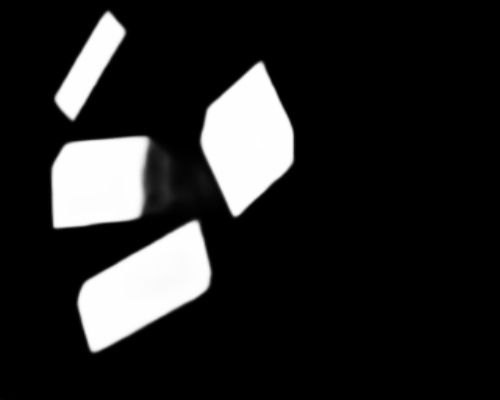
#> input picture Segmentation/test.jpg, 500 x 400 px
$ python segmentation.py
#> lines starting #> are read from the running program, lines starting #| are printed output that depends on the picture; after the words box and inside, x2 and y2 are one past the last pixel; in counts of white or black regions, pixels touching at a corner belong together
import cv2
import numpy as np

def segfunc(filename):
    # Load the image in grayscale
#> called with filename = 'test.jpg'
    input_image = cv2.imread(filename, cv2.IMREAD_GRAYSCALE)
#> input_image is the input picture: shape (400, 500); min 0, max 255, mean 37.5
    original_image = cv2.imread(filename)


    # Threshold your image to make sure that is binary
    # thresh_type = cv2.THRESH_BINARY + cv2.THRESH_OTSU
    # _, binary_image = cv2.threshold(input_image, 0, 255, thresh_type)
    thresh=100

    input_image[input_image>=thresh] = 255
    input_image[input_image<thresh] = 0
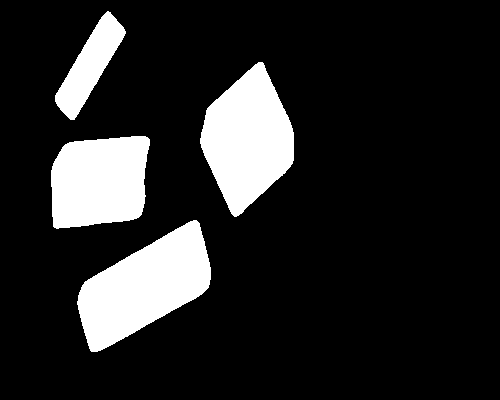
#> input_image: shape (400, 500); 14.9% white; 4 white regions, box (x1, y1, x2, y2) and area: (77, 220, 211, 352) 9727, (200, 62, 294, 217) 9207, (51, 136, 150, 229) 7768, (55, 11, 126, 120) 3105
    binary_image=input_image


    # Perform connected component labeling
    n_labels, labels, stats, centroids = cv2.connectedComponentsWithStats(binary_image,
                                                                          connectivity=4)
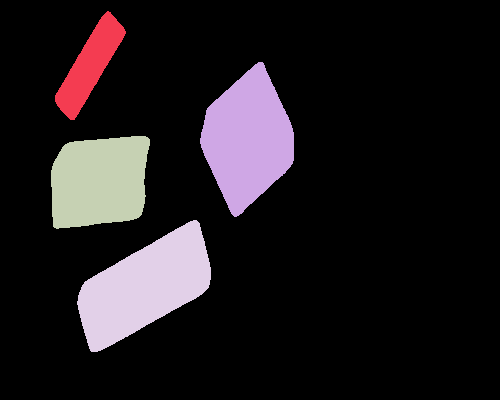
#> labels: shape (400, 500) int32; 5 distinct labels, from 0 to 4; one colour per label, 0 black
#> n_labels = 5; stats = [[0, 0, 500, 400, 170193], [55, 11, 71, 109, 3105], [200, 62, 94, 155, 9207], [51, 136, 99, 93, 7768], [77, 220, 134, 132, 9727]]; centroids = [[265.4, 201.1], [89.39, 65.14], [247.3, 138.8], [98.85, 181.2], [144.2, 286.4]]
    # Create false color image
    colors = np.random.randint(0, 255, size=(n_labels , 3), dtype=np.uint8)
#> colors = [[172, 10, 127], [140, 47, 170], [196, 151, 117], [166, 22, 183], [192, 204, 33]]
    colors[0] = [0, 0, 0]  # for cosmetic reason we want the background black
    false_colors = colors[labels]
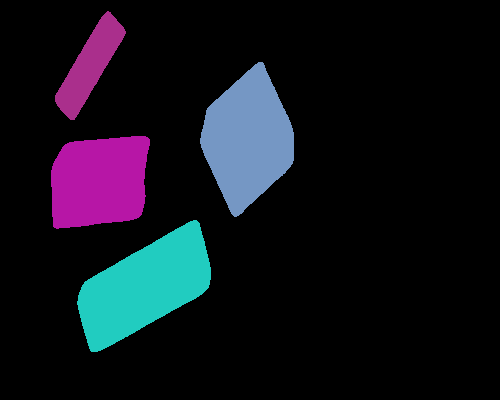
#> false_colors: shape (400, 500, 3); mean of channels 0, 1, 2 27, 18.5, 16.7; drawn as B, G, R

    # Perform close operation on binary_image
    binary_image = cv2.morphologyEx(binary_image, cv2.MORPH_CLOSE, np.ones((10, 10), np.uint8))
#> binary_image: shape (400, 500); 14.9% white; 4 white regions, box (x1, y1, x2, y2) and area: (78, 221, 212, 353) 9727, (201, 63, 295, 218) 9207, (52, 137, 151, 230) 7774, (56, 12, 127, 121) 3105
    binary_image = cv2.morphologyEx(binary_image, cv2.MORPH_RECT, np.ones((3, 3), np.uint8))
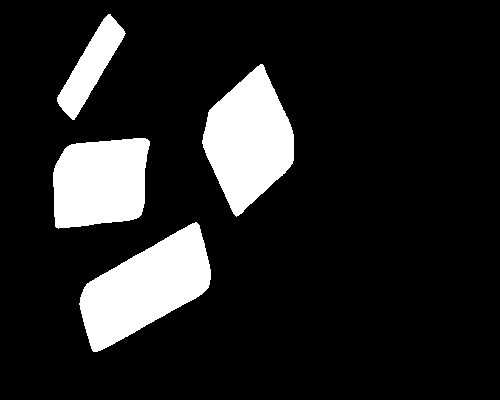
#> binary_image: shape (400, 500); 14% white; 4 white regions, box (x1, y1, x2, y2) and area: (79, 222, 211, 352) 9199, (202, 64, 294, 217) 8713, (53, 138, 150, 229) 7392, (57, 14, 126, 120) 2749
    #cv2.imshow('binary', binary_image)
    #cv2.imwrite('binary.png', binary_image)
    #cv2.imshow('false_colors', false_colors)

    MIN_AREA = 50
    false_colors_draw = false_colors.copy()

    segmented = []

    # Loop over the centroids and labels
    for i, centroid in enumerate(centroids[1:], start=1):
        area = stats[i, 4]
        if area > MIN_AREA:
            new_image = original_image.copy()
            mask = ((labels==i)*255).astype(np.uint8)
            new_image = cv2.bitwise_and(new_image,new_image, mask= mask)
            #cv2.imshow("filtered " +str(i) ,new_image)
            segmented.append(new_image)

            #print(new_image[new_image[:,:,0]!=0][:,0])
            avg_red = np.average(new_image[new_image[:,:,1]!=0][:,1])
            #print("average green: "+str(avg_red))
            cv2.drawMarker(false_colors_draw, (int(centroid[0]), int(centroid[1])),
                           color=(255, 255, 255), markerType=cv2.MARKER_CROSS)
#> this loop made 4 passes
#> (centroid, area, avg_red) on passes 1 to 4: ([89.39, 65.14], 3105, 239), ([247.3, 138.8], 9207, 247), ([98.85, 181.2], 7768, 244.1), ([144.2, 286.4], 9727, 245.5)
#> pass 1, in segfunc, `mask = ((labels==i)*255).astype(np.uint8)`:
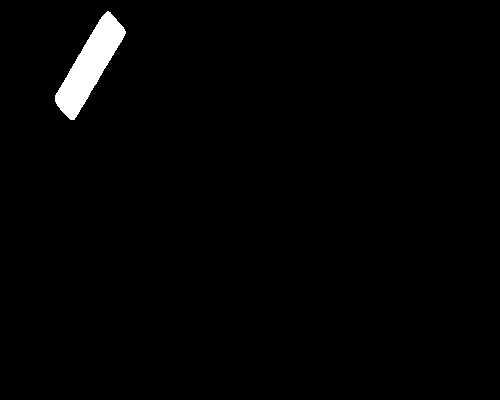
#> mask: shape (400, 500); 1.6% white; 1 white region, box (x1, y1, x2, y2) and area: (55, 11, 126, 120) 3105
#> pass 2, in segfunc, `mask = ((labels==i)*255).astype(np.uint8)`:
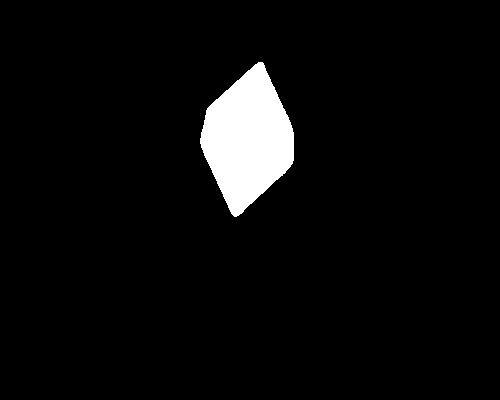
#> mask: shape (400, 500); 4.6% white; 1 white region, box (x1, y1, x2, y2) and area: (200, 62, 294, 217) 9207
#> after the loop:
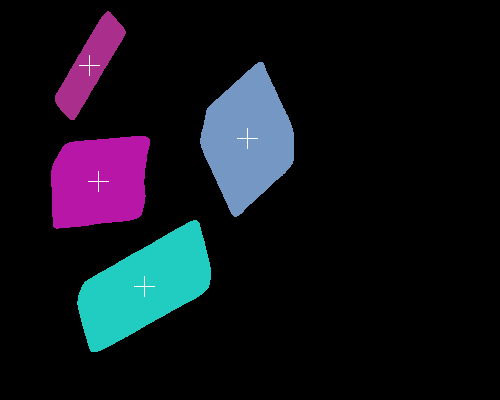
#> false_colors_draw: shape (400, 500, 3); 0.08% of pixels changed, all inside (x1, y1, x2, y2) = (79, 55, 258, 297); drawn as B, G, R
#> after the loop, segmented = 4 items
    #cv2.imshow('false_colors centroids', false_colors_draw)

    #cv2.imshow('original',original_image[binary_image>0,:])
    #cv2.imshow('original', cv2.bitwise_and(original_image, original_image,mask= binary_image))

    cv2.waitKey(0)

    return segmented

segfunc("test.jpg")
